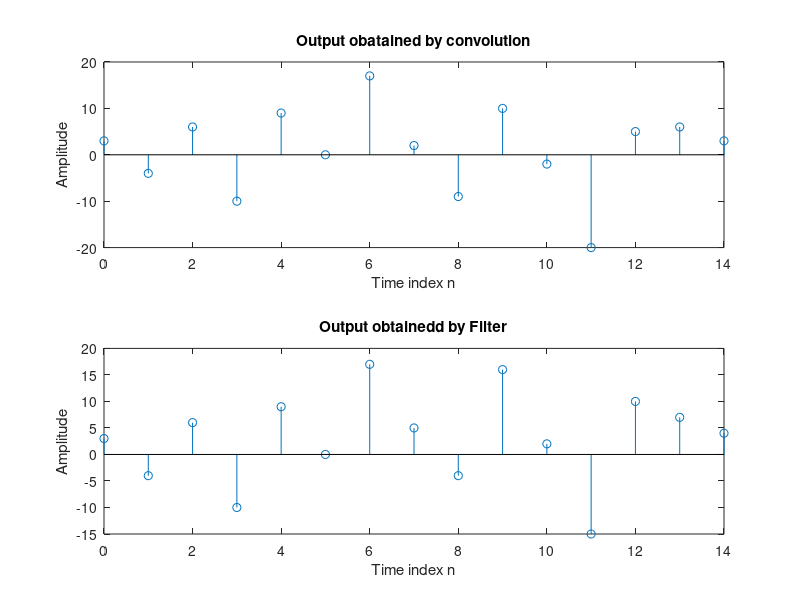

Here is the MATLAB script that generated this plot:
clf
h =[3 2 1 -2 1 0 -4 0 3]
x = [1 -2 3 -4 3 2 1]
y = conv(h,x)
n = 0:14
subplot(2,1,1)
stem(n,y)
xlabel('Time index n')
ylabel('Amplitude')
title('Output obatained by convolution')
x1=[x ones(1,8)]
y1=filter(h,1,x1)
subplot(2,1,2)
stem(n,y1)
xlabel('Time index n')
ylabel('Amplitude')
title('Output obtainedd by Filter')
